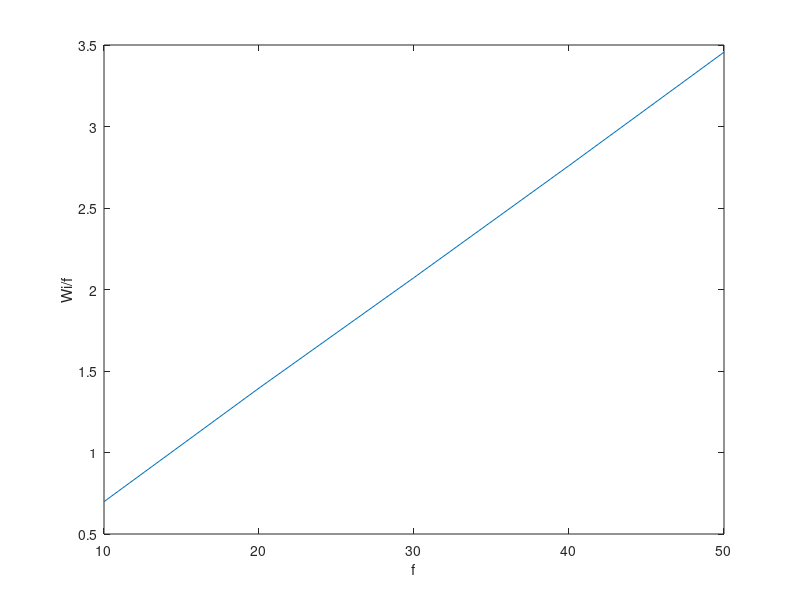

Source code (MATLAB):
a= [50
    40
    30
    20
    10];
b= [3.456
    2.76
    2.073
    1.395
    0.6984];
plot(a,b);
xlabel('f');
ylabel('Wi/f');
